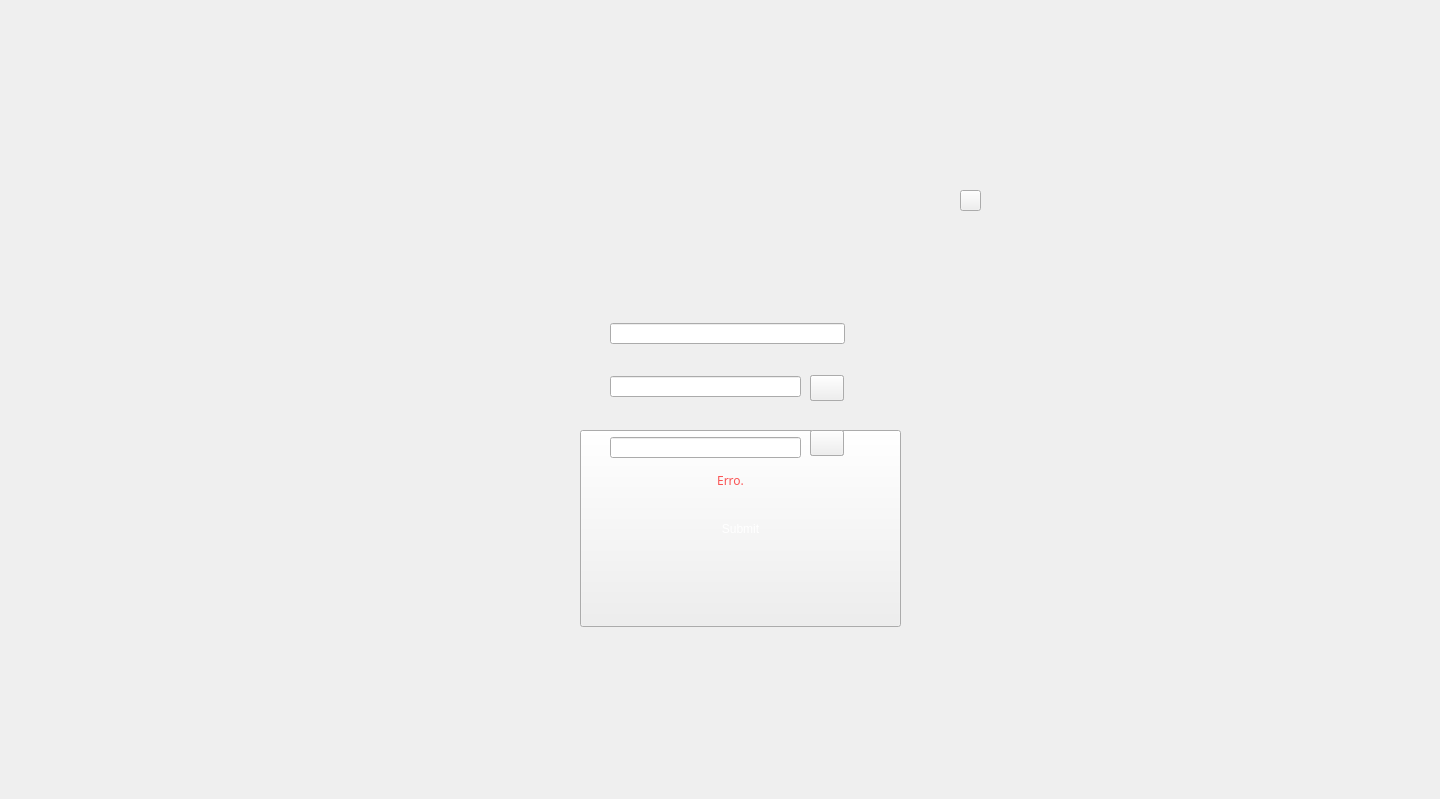
<?xml version="1.0" encoding="UTF-8"?>
<ui version="4.0">
 <class>new_pass</class>
 <widget class="QWidget" name="new_pass">
  <property name="geometry">
   <rect>
    <x>0</x>
    <y>0</y>
    <width>1440</width>
    <height>799</height>
   </rect>
  </property>
  <property name="windowTitle">
   <string>Form</string>
  </property>
  <widget class="QLabel" name="main_background">
   <property name="geometry">
    <rect>
     <x>0</x>
     <y>0</y>
     <width>1440</width>
     <height>800</height>
    </rect>
   </property>
   <property name="styleSheet">
    <string notr="true">border-image: url(:/createAcc/Project-Parot-assets/Create-acc-assets/create_account_ui_0000s_0003s_0001_Vector-Smart-Object.png);</string>
   </property>
   <property name="text">
    <string/>
   </property>
  </widget>
  <widget class="QLabel" name="create_acc_background">
   <property name="geometry">
    <rect>
     <x>480</x>
     <y>194</y>
     <width>505</width>
     <height>412</height>
    </rect>
   </property>
   <property name="styleSheet">
    <string notr="true">border-image: url(:/createAcc/Project-Parot-assets/Create-acc-assets/create_account_ui_0000s_0003s_0000__Path_.png);</string>
   </property>
   <property name="text">
    <string/>
   </property>
  </widget>
  <widget class="QLabel" name="Parrot">
   <property name="geometry">
    <rect>
     <x>645</x>
     <y>260</y>
     <width>169</width>
     <height>15</height>
    </rect>
   </property>
   <property name="styleSheet">
    <string notr="true">border-image: url(:/createAcc/Project-Parot-assets/Create-acc-assets/create_account_ui_0000s_0000_Parrot.png);</string>
   </property>
   <property name="text">
    <string/>
   </property>
  </widget>
  <widget class="QLineEdit" name="email_text">
   <property name="geometry">
    <rect>
     <x>610</x>
     <y>323</y>
     <width>235</width>
     <height>21</height>
    </rect>
   </property>
   <property name="font">
    <font>
     <family>Hurme Geometric Sans 1</family>
     <pointsize>14</pointsize>
     <weight>0</weight>
     <italic>false</italic>
     <bold>false</bold>
    </font>
   </property>
   <property name="layoutDirection">
    <enum>Qt::LeftToRight</enum>
   </property>
   <property name="autoFillBackground">
    <bool>false</bool>
   </property>
   <property name="styleSheet">
    <string notr="true">border-image: url(:/createAcc/Project-Parot-assets/Create-acc-assets/Line 1.png);
color: rgb(255, 255, 255);
font: 0 14pt &quot;Hurme Geometric Sans 1&quot;;</string>
   </property>
   <property name="maxLength">
    <number>32767</number>
   </property>
   <property name="alignment">
    <set>Qt::AlignLeading|Qt::AlignLeft|Qt::AlignVCenter</set>
   </property>
   <property name="placeholderText">
    <string>Enter your Email id.</string>
   </property>
   <property name="cursorMoveStyle">
    <enum>Qt::VisualMoveStyle</enum>
   </property>
   <property name="clearButtonEnabled">
    <bool>true</bool>
   </property>
  </widget>
  <widget class="QLabel" name="error_lable">
   <property name="geometry">
    <rect>
     <x>600</x>
     <y>460</y>
     <width>261</width>
     <height>41</height>
    </rect>
   </property>
   <property name="font">
    <font>
     <family>OCR-B 10 BT</family>
     <pointsize>9</pointsize>
     <italic>false</italic>
    </font>
   </property>
   <property name="layoutDirection">
    <enum>Qt::LeftToRight</enum>
   </property>
   <property name="styleSheet">
    <string notr="true">color: rgb(250, 85, 85);</string>
   </property>
   <property name="frameShape">
    <enum>QFrame::NoFrame</enum>
   </property>
   <property name="frameShadow">
    <enum>QFrame::Raised</enum>
   </property>
   <property name="text">
    <string>Erro.</string>
   </property>
   <property name="scaledContents">
    <bool>false</bool>
   </property>
   <property name="alignment">
    <set>Qt::AlignCenter</set>
   </property>
   <property name="wordWrap">
    <bool>true</bool>
   </property>
  </widget>
  <widget class="QPushButton" name="cancel_button">
   <property name="enabled">
    <bool>true</bool>
   </property>
   <property name="geometry">
    <rect>
     <x>960</x>
     <y>190</y>
     <width>21</width>
     <height>21</height>
    </rect>
   </property>
   <property name="styleSheet">
    <string notr="true">border-image: url(:/createAcc/Project-Parot-assets/Create-acc-assets/cancel button.png);</string>
   </property>
   <property name="text">
    <string/>
   </property>
  </widget>
  <widget class="QLabel" name="label">
   <property name="geometry">
    <rect>
     <x>609</x>
     <y>348</y>
     <width>247</width>
     <height>1</height>
    </rect>
   </property>
   <property name="styleSheet">
    <string notr="true">border-image: url(:/forgotpass/Project-Parot-assets/Create-acc-assets/Asset 2.png);</string>
   </property>
   <property name="text">
    <string/>
   </property>
  </widget>
  <widget class="QPushButton" name="submit_button">
   <property name="geometry">
    <rect>
     <x>580</x>
     <y>430</y>
     <width>321</width>
     <height>197</height>
    </rect>
   </property>
   <property name="styleSheet">
    <string notr="true">border-image: url(:/createAcc/Project-Parot-assets/Create-acc-assets/create_account_ui_0000s_0002s_0000__Image_.png);
color: rgb(255, 255, 255);
font: 18pt &quot;Tourner&quot;;</string>
   </property>
   <property name="text">
    <string>Submit</string>
   </property>
  </widget>
  <widget class="QLabel" name="label_2">
   <property name="geometry">
    <rect>
     <x>609</x>
     <y>460</y>
     <width>247</width>
     <height>1</height>
    </rect>
   </property>
   <property name="styleSheet">
    <string notr="true">border-image: url(:/forgotpass/Project-Parot-assets/Create-acc-assets/Asset 2.png);</string>
   </property>
   <property name="text">
    <string/>
   </property>
  </widget>
  <widget class="QLineEdit" name="conferm_new_password">
   <property name="geometry">
    <rect>
     <x>610</x>
     <y>437</y>
     <width>191</width>
     <height>21</height>
    </rect>
   </property>
   <property name="font">
    <font>
     <family>Hurme Geometric Sans 1</family>
     <pointsize>14</pointsize>
     <weight>0</weight>
     <italic>false</italic>
     <bold>false</bold>
    </font>
   </property>
   <property name="autoFillBackground">
    <bool>false</bool>
   </property>
   <property name="styleSheet">
    <string notr="true">border-image: url(:/createAcc/Project-Parot-assets/Create-acc-assets/Line 1.png);
color: rgb(255, 255, 255);
font: 0 14pt &quot;Hurme Geometric Sans 1&quot;;</string>
   </property>
   <property name="text">
    <string/>
   </property>
   <property name="maxLength">
    <number>32767</number>
   </property>
   <property name="echoMode">
    <enum>QLineEdit::Password</enum>
   </property>
   <property name="alignment">
    <set>Qt::AlignLeading|Qt::AlignLeft|Qt::AlignVCenter</set>
   </property>
   <property name="placeholderText">
    <string>Confirm password.</string>
   </property>
   <property name="cursorMoveStyle">
    <enum>Qt::VisualMoveStyle</enum>
   </property>
   <property name="clearButtonEnabled">
    <bool>true</bool>
   </property>
  </widget>
  <widget class="QLineEdit" name="new_password">
   <property name="geometry">
    <rect>
     <x>610</x>
     <y>376</y>
     <width>191</width>
     <height>21</height>
    </rect>
   </property>
   <property name="font">
    <font>
     <family>Hurme Geometric Sans 1</family>
     <pointsize>14</pointsize>
     <weight>0</weight>
     <italic>false</italic>
     <bold>false</bold>
    </font>
   </property>
   <property name="autoFillBackground">
    <bool>false</bool>
   </property>
   <property name="styleSheet">
    <string notr="true">border-image: url(:/createAcc/Project-Parot-assets/Create-acc-assets/Line 1.png);
color: rgb(255, 255, 255);
font: 0 14pt &quot;Hurme Geometric Sans 1&quot;;</string>
   </property>
   <property name="maxLength">
    <number>32767</number>
   </property>
   <property name="echoMode">
    <enum>QLineEdit::Password</enum>
   </property>
   <property name="alignment">
    <set>Qt::AlignLeading|Qt::AlignLeft|Qt::AlignVCenter</set>
   </property>
   <property name="placeholderText">
    <string>New password.</string>
   </property>
   <property name="cursorMoveStyle">
    <enum>Qt::VisualMoveStyle</enum>
   </property>
   <property name="clearButtonEnabled">
    <bool>true</bool>
   </property>
  </widget>
  <widget class="QLabel" name="label_3">
   <property name="geometry">
    <rect>
     <x>609</x>
     <y>406</y>
     <width>247</width>
     <height>1</height>
    </rect>
   </property>
   <property name="styleSheet">
    <string notr="true">border-image: url(:/forgotpass/Project-Parot-assets/Create-acc-assets/Asset 2.png);</string>
   </property>
   <property name="text">
    <string/>
   </property>
  </widget>
  <widget class="QPushButton" name="hide_button">
   <property name="geometry">
    <rect>
     <x>810</x>
     <y>375</y>
     <width>34</width>
     <height>26</height>
    </rect>
   </property>
   <property name="styleSheet">
    <string notr="true">border-image: url(:/createAcc/Project-Parot-assets/Create-acc-assets/show_pass_icon.png);</string>
   </property>
   <property name="text">
    <string/>
   </property>
  </widget>
  <widget class="QPushButton" name="show_pass_button">
   <property name="geometry">
    <rect>
     <x>810</x>
     <y>375</y>
     <width>34</width>
     <height>26</height>
    </rect>
   </property>
   <property name="styleSheet">
    <string notr="true">border-image: url(:/createAcc/Project-Parot-assets/Create-acc-assets/show_pass_icon.png);</string>
   </property>
   <property name="text">
    <string/>
   </property>
  </widget>
  <widget class="QLabel" name="label_4">
   <property name="geometry">
    <rect>
     <x>828</x>
     <y>388</y>
     <width>16</width>
     <height>14</height>
    </rect>
   </property>
   <property name="styleSheet">
    <string notr="true">border-image: url(:/createAcc/Project-Parot-assets/Create-acc-assets/create_account_ui_0000s_0000s_0000__Group_.png);</string>
   </property>
   <property name="text">
    <string/>
   </property>
  </widget>
  <widget class="QPushButton" name="show_pass_button_2">
   <property name="geometry">
    <rect>
     <x>810</x>
     <y>430</y>
     <width>34</width>
     <height>26</height>
    </rect>
   </property>
   <property name="styleSheet">
    <string notr="true">border-image: url(:/createAcc/Project-Parot-assets/Create-acc-assets/show_pass_icon.png);</string>
   </property>
   <property name="text">
    <string/>
   </property>
  </widget>
  <widget class="QLabel" name="label_5">
   <property name="geometry">
    <rect>
     <x>828</x>
     <y>443</y>
     <width>16</width>
     <height>14</height>
    </rect>
   </property>
   <property name="styleSheet">
    <string notr="true">border-image: url(:/createAcc/Project-Parot-assets/Create-acc-assets/create_account_ui_0000s_0000s_0000__Group_.png);</string>
   </property>
   <property name="text">
    <string/>
   </property>
  </widget>
  <widget class="QPushButton" name="hide_button_2">
   <property name="geometry">
    <rect>
     <x>810</x>
     <y>430</y>
     <width>34</width>
     <height>26</height>
    </rect>
   </property>
   <property name="styleSheet">
    <string notr="true">border-image: url(:/createAcc/Project-Parot-assets/Create-acc-assets/show_pass_icon.png);</string>
   </property>
   <property name="text">
    <string/>
   </property>
  </widget>
  <zorder>main_background</zorder>
  <zorder>create_acc_background</zorder>
  <zorder>Parrot</zorder>
  <zorder>email_text</zorder>
  <zorder>cancel_button</zorder>
  <zorder>label</zorder>
  <zorder>submit_button</zorder>
  <zorder>error_lable</zorder>
  <zorder>label_2</zorder>
  <zorder>conferm_new_password</zorder>
  <zorder>new_password</zorder>
  <zorder>label_3</zorder>
  <zorder>label_4</zorder>
  <zorder>label_5</zorder>
  <zorder>hide_button</zorder>
  <zorder>hide_button_2</zorder>
  <zorder>show_pass_button</zorder>
  <zorder>show_pass_button_2</zorder>
 </widget>
 <resources>
  <include location="../design/resource.qrc"/>
 </resources>
 <connections/>
</ui>
